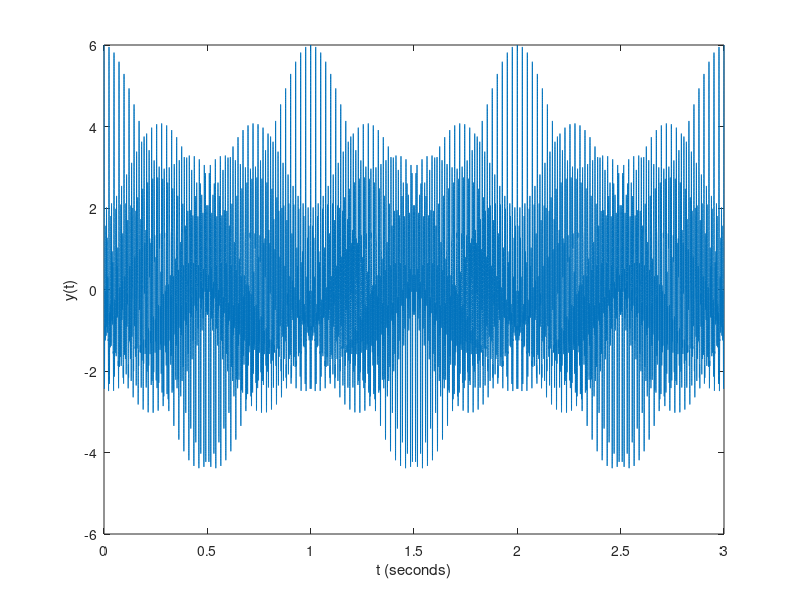

Write the MATLAB code that produced this figure.
% Creates an audio signal by combining 6 pure tones

% Define T, Fs, and f (vector of sound frequencies)
T = 3;
Fs = 44100; % sampling frequency
f = [330 247 208 165 123 82]; % Hz

% Compute time vector t (spans [0,3) seconds)
t = [0:1/Fs:T-(1/Fs)];

% Use a for-loop to construct y as a sum of cosines
y = 0;
for i = 1 : length(f)
    a = 2*pi*f(i);
    y = y + cos(a*t); % amplitude = 1, phase = 0
end
figure(1);
plot(t,y);
xlabel('t (seconds)');
ylabel('y(t)');

duration = length(y) / Fs;
fprintf("The audio signal will last for %.1f seconds.\n", duration);
soundsc(y,Fs);